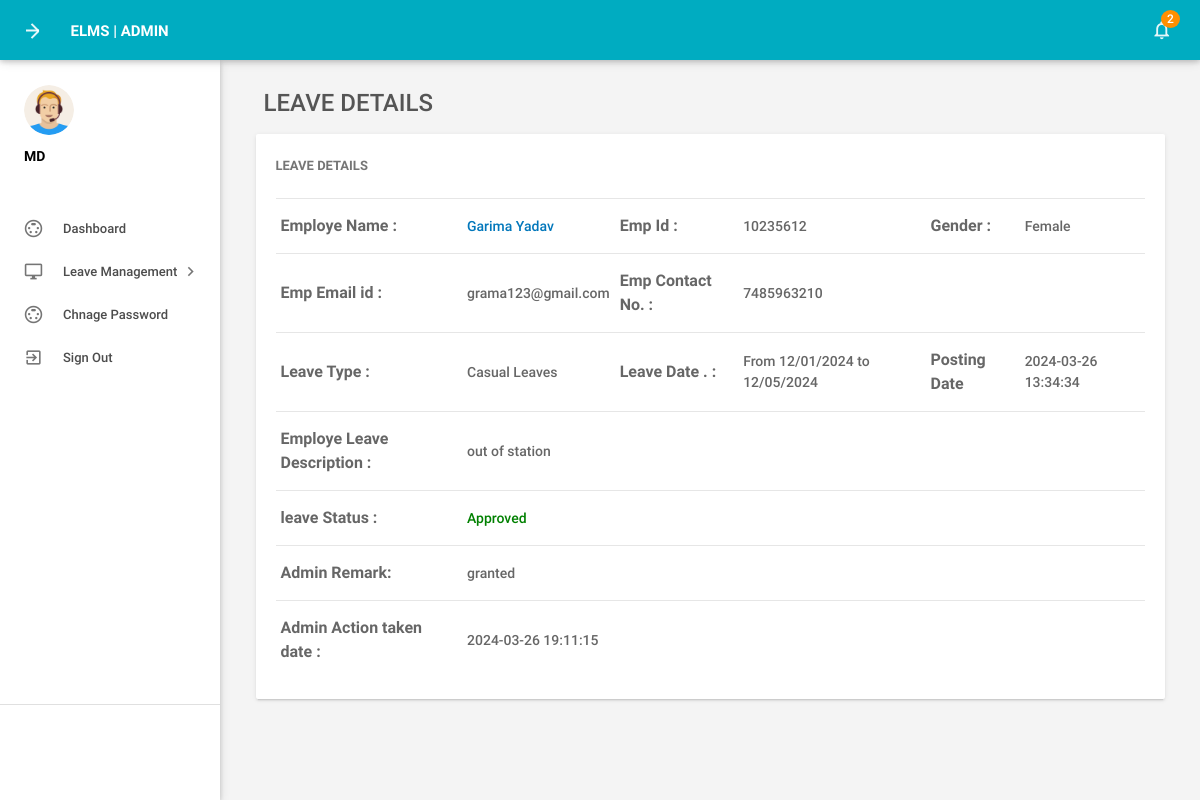
The page /elms/elms/md/leave-details.php?leaveid=15 (signed in) on the database its author committed.
### tables this page shows
CREATE TABLE `tblleaves` (
  `id` int(11) NOT NULL,
  `LeaveType` varchar(110) DEFAULT NULL,
  `ToDate` varchar(120) DEFAULT NULL,
  `FromDate` varchar(120) DEFAULT NULL,
  `Description` mediumtext DEFAULT NULL,
  `PostingDate` timestamp NULL DEFAULT current_timestamp(),
  `AdminRemark` mediumtext DEFAULT NULL,
  `AdminRemarkDate` varchar(120) DEFAULT NULL,
  `Status` int(1) DEFAULT NULL,
  `IsRead` int(1) DEFAULT NULL,
  `empid` int(11) DEFAULT NULL
);

CREATE TABLE `tblemployees` (
  `id` int(11) NOT NULL,
  `EmpId` varchar(100) NOT NULL,
  `FirstName` varchar(150) DEFAULT NULL,
  `LastName` varchar(150) DEFAULT NULL,
  `EmailId` varchar(200) DEFAULT NULL,
  `Password` varchar(180) DEFAULT NULL,
  `Gender` varchar(100) DEFAULT NULL,
  `Dob` varchar(100) DEFAULT NULL,
  `Department` varchar(255) DEFAULT NULL,
  `Address` varchar(255) DEFAULT NULL,
  `City` varchar(200) DEFAULT NULL,
  `Country` varchar(150) DEFAULT NULL,
  `Phonenumber` char(11) DEFAULT NULL,
  `Status` int(1) DEFAULT NULL,
  `RegDate` timestamp NULL DEFAULT current_timestamp()
);

### elms/elms/md/leave-details.php (the view, shortened to what this page needs)
<?php
include('includes/config.php');
if(strlen($_SESSION['alogin'])==0)
    {
header('location:index.php');
}
else{
 ?>
<!DOCTYPE html>
<html lang="en">
    <head>
        <link type="text/css" rel="stylesheet" href="../assets/plugins/materialize/css/materialize.min.css"/>
        <link href="../assets/plugins/material-preloader/css/materialPreloader.min.css" rel="stylesheet">
        <link href="../assets/plugins/datatables/css/jquery.dataTables.min.css" rel="stylesheet">
                <link href="../assets/plugins/google-code-prettify/prettify.css" rel="stylesheet" type="text/css"/>
        <link href="../assets/css/alpha.min.css" rel="stylesheet" type="text/css"/>
        <link href="../assets/css/custom.css" rel="stylesheet" type="text/css"/>
    </head>
    <body>
       <?php include('includes/header.php');?>
       <?php include('includes/sidebar.php');?>
            <main class="mn-inner">
                <div class="row">
                    <div class="col s12">
                        <div class="page-title" style="font-size:24px;">Leave Details</div>
                    </div>
                    <div class="col s12 m12 l12">
                        <div class="card">
                            <div class="card-content">
                                <span class="card-title">Leave Details</span>
                                <table id="example" class="display responsive-table ">
                                    <tbody>
<?php
$lid=intval($_GET['leaveid']);
$sql = "SELECT tblleaves.id as lid,tblemployees.FirstName,tblemployees.LastName,tblemployees.EmpId,tblemployees.id,tblemployees.Gender,tblemployees.Phonenumber,tblemployees.EmailId,tblleaves.LeaveType,tblleaves.ToDate,tblleaves.FromDate,tblleaves.Description,tblleaves.PostingDate,tblleaves.Status,tblleaves.AdminRemark,tblleaves.AdminRemarkDate from tblleaves join tblemployees on tblleaves.empid=tblemployees.id where tblleaves.id=:lid";
$query = $dbh -> prepare($sql);
$query->bindParam(':lid',$lid,PDO::PARAM_STR);
$query->execute();
$results=$query->fetchAll(PDO::FETCH_OBJ);
$cnt=1;
if($query->rowCount() > 0)
{
foreach($results as $result)
{
      ?>
                                        <tr>
                                            <td style="font-size:16px;"> <b>Employe Name :</b></td>
                                              <td><a href="editemployee.php?empid=<?php echo htmlentities($result->id);?>" target="_blank">
                                                <?php echo htmlentities($result->FirstName." ".$result->LastName);?></a></td>
                                              <td style="font-size:16px;"><b>Emp Id :</b></td>
                                              <td><?php echo htmlentities($result->EmpId);?></td>
                                              <td style="font-size:16px;"><b>Gender :</b></td>
                                              <td><?php echo htmlentities($result->Gender);?></td>
                                          </tr>
                                          <tr>
                                             <td style="font-size:16px;"><b>Emp Email id :</b></td>
                                            <td><?php echo htmlentities($result->EmailId);?></td>
                                             <td style="font-size:16px;"><b>Emp Contact No. :</b></td>
                                            <td><?php echo htmlentities($result->Phonenumber);?></td>
                                            <td>&nbsp;</td>
                                             <td>&nbsp;</td>
                                        </tr>
  <tr>
                                             <td style="font-size:16px;"><b>Leave Type :</b></td>
                                            <td><?php echo htmlentities($result->LeaveType);?></td>
                                             <td style="font-size:16px;"><b>Leave Date . :</b></td>
                                            <td>From <?php echo htmlentities($result->FromDate);?> to <?php echo htmlentities($result->ToDate);?></td>
                                            <td style="font-size:16px;"><b>Posting Date</b></td>
                                           <td><?php echo htmlentities($result->PostingDate);?></td>
                                        </tr>
<tr>
                                             <td style="font-size:16px;"><b>Employe Leave Description : </b></td>
                                            <td colspan="5"><?php echo htmlentities($result->Description);?></td>
                                        </tr>
<tr>
<td style="font-size:16px;"><b>leave Status :</b></td>
<td colspan="5"><?php $stats=$result->Status;
if($stats==1){
?>
<span style="color: green">Approved</span>
 <?php } if($stats==2)  { ?>
<span style="color: red">Not Approved</span>
<?php } if($stats==0)  { ?>
 <span style="color: blue">waiting for approval</span>
 <?php } ?>
</td>
</tr>
<tr>
<td style="font-size:16px;"><b>Admin Remark: </b></td>
<td colspan="5"><?php
if($result->AdminRemark==""){
  echo "waiting for Approval";
}
else{
echo htmlentities($result->AdminRemark);
}
?></td>
 </tr>
 <tr>
<td style="font-size:16px;"><b>Admin Action taken date : </b></td>
<td colspan="5"><?php
if($result->AdminRemarkDate==""){
  echo "NA";
}
else{
echo htmlentities($result->AdminRemarkDate);
}
?></td>
 </tr>
                                         <?php $cnt++;} }?>
                                    </tbody>
                                </table>
                            </div>
                        </div>
                    </div>
                </div>
            </main>
        </div>
        <div class="left-sidebar-hover"></div>
    </body>
</html>
<?php } ?>

### rows shown on the page
tblleaves: tblemployees.FirstName+LastName "Garima Yadav", tblemployees.EmpId "10235612", tblemployees.Gender "Female", tblemployees.EmailId "grama123@gmail.com", tblemployees.Phonenumber "7485963210", LeaveType "Casual Leaves", FromDate "12/01/2024", ToDate "12/05/2024", PostingDate "2024-03-26 13:34:34", Description "out of station", Status "Approved", AdminRemark "granted", AdminRemarkDate "2024-03-26 19:11:15"

### other values the page prints
$unreadcount "2"
